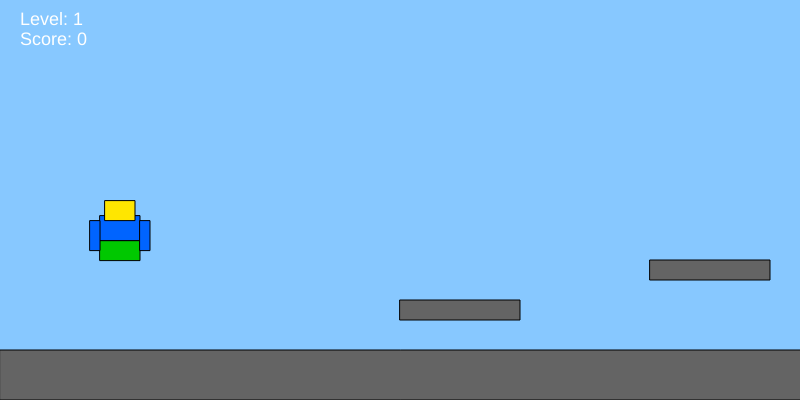
Frame 1 (no input)
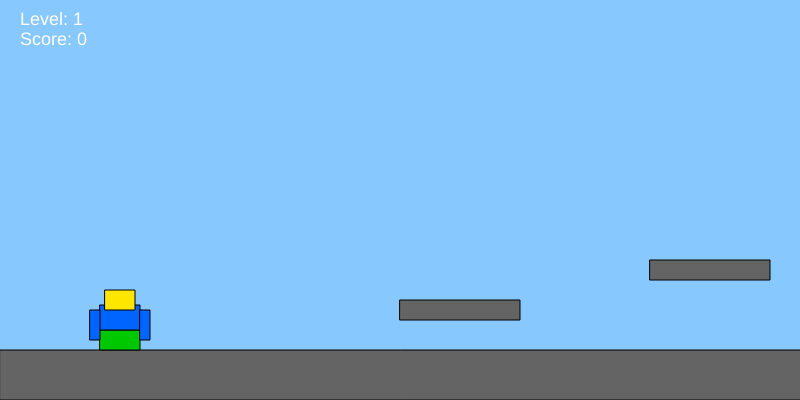
Frame 60 (no input)
Frame 120 (the mouse pressed at the canvas centre since frame 60): identical to frame 60, image omitted

The p5.js sketch that drew these frames (run headless with seeded random() and noise() and a simulated clock; from frame 60 on, the mouse is pressed at the canvas centre):

// p5.js sketch
// ── sketch.js
let player;

let gravity = 0.6;



let camX = 0;

let finished = false;

let confetti = [];



let currentLevel = 0;

let levels = [];



let platforms = [];

let coins = [];

let enemies = [];

let lavaZones = [];

let bouncePads = [];



let worldWidth = 3000;

let score = 0;



//////////////////////////////////////////////////

// SETUP

//////////////////////////////////////////////////



function setup() {

  createCanvas(800, 400);



  player = {

    x: 100,

    y: 200,

    w: 40,

    h: 60,

    vx: 0,

    vy: 0,

    speed: 5,

    jumpForce: -12,

    onGround: false,

    jumps: 0,

    maxJumps: 2,

    dashPower: 15

  };



  createLevels();

  loadLevel(currentLevel);

}



//////////////////////////////////////////////////

// DRAW LOOP

//////////////////////////////////////////////////



function draw() {



  // Different background per level

  if (currentLevel === 0) background(135, 200, 255);

  if (currentLevel === 1) background(255, 200, 150);

  if (currentLevel === 2) background(200, 150, 255);

  if (currentLevel === 3) background(80, 0, 120);



  if (!finished) {

    handleMovement();

    applyPhysics();

    checkCollisions();

    checkCoins();

    checkEnemies();

    checkLava();

    checkBouncePads();

  }



  camX = constrain(player.x - width / 2, 0, worldWidth - width);



  push();

  translate(-camX, 0);



  drawWorld();

  drawCoins();

  drawEnemies();



  drawPlayer();



  pop();



  drawUI();



  if (finished) {

    updateConfetti();

    drawWinScreen();

  }



  checkFinish();

}



//////////////////////////////////////////////////

// LEVELS

//////////////////////////////////////////////////



function createLevels() {



  levels = [



    //////////////////////////////////////////////////////

    // 🌱 LEVEL 1 — Long Beginner

    //////////////////////////////////////////////////////

    {

      worldWidth: 3000,

      platforms: [

        { x: 0, y: 350, w: 3000, h: 50 },



        { x: 400, y: 300, w: 120, h: 20 },

        { x: 650, y: 260, w: 120, h: 20 },

        { x: 900, y: 220, w: 120, h: 20 },

        { x: 1150, y: 260, w: 120, h: 20 },

        { x: 1400, y: 220, w: 120, h: 20 },

        { x: 1700, y: 260, w: 120, h: 20 },

        { x: 2000, y: 220, w: 120, h: 20 },

        { x: 2300, y: 260, w: 120, h: 20 },

        { x: 2600, y: 220, w: 150, h: 20 }

      ],

      coins: [

        { x: 920, y: 180 },

        { x: 2020, y: 180 }

      ],

      enemies: [],

      lava: [],

      bounce: []

    },



    //////////////////////////////////////////////////////

    // 🚀 LEVEL 2 — Moving + Lava + Bounce

    //////////////////////////////////////////////////////

    {

      worldWidth: 3500,

      platforms: [

        { x: 0, y: 350, w: 3500, h: 50 },



        { x: 500, y: 300, w: 120, h: 20, startX: 500, range: 120 },

        { x: 900, y: 240, w: 120, h: 20 },

        { x: 1300, y: 200, w: 120, h: 20 },

        { x: 1800, y: 250, w: 120, h: 20 },

        { x: 2200, y: 200, w: 120, h: 20 },

        { x: 2600, y: 240, w: 120, h: 20 },

        { x: 3000, y: 180, w: 150, h: 20 }

      ],

      coins: [{ x: 1320, y: 160 }],

      enemies: [],

      lava: [

        { x: 1100, y: 340, w: 120, h: 10 },

        { x: 2400, y: 340, w: 140, h: 10 }

      ],

      bounce: [

        { x: 1600, y: 330, w: 60, h: 20 }

      ]

    },



    //////////////////////////////////////////////////////

    // 🔥 LEVEL 3 — Harder + Enemies

    //////////////////////////////////////////////////////

    {

      worldWidth: 4000,

      platforms: [

        { x: 0, y: 350, w: 4000, h: 50 },



        { x: 600, y: 300, w: 100, h: 20 },

        { x: 850, y: 250, w: 100, h: 20 },

        { x: 1100, y: 200, w: 100, h: 20 },

        { x: 1400, y: 170, w: 100, h: 20 },



        { x: 2000, y: 260, w: 100, h: 20 },

        { x: 2400, y: 220, w: 100, h: 20 },

        { x: 2800, y: 180, w: 100, h: 20 },

        { x: 3200, y: 220, w: 120, h: 20 }

      ],

      coins: [{ x: 2820, y: 140 }],

      enemies: [

        { x: 1700, y: 310, w: 40, h: 40, dir: 1 },

        { x: 3000, y: 310, w: 40, h: 40, dir: 1 }

      ],

      lava: [

        { x: 1750, y: 340, w: 120, h: 10 }

      ],

      bounce: []

    },



    //////////////////////////////////////////////////////

    // 👑 LEVEL 4 — Boss Arena Style

    //////////////////////////////////////////////////////

    {

      worldWidth: 4500,

      platforms: [

        { x: 0, y: 350, w: 4500, h: 50 },



        // Tower climb

        { x: 600, y: 300, w: 100, h: 20 },

        { x: 750, y: 260, w: 100, h: 20 },

        { x: 900, y: 220, w: 100, h: 20 },

        { x: 1050, y: 180, w: 100, h: 20 },



        { x: 1500, y: 260, w: 100, h: 20 },

        { x: 1800, y: 200, w: 100, h: 20 },

        { x: 2100, y: 150, w: 100, h: 20 },

        { x: 2600, y: 220, w: 120, h: 20 },

        { x: 3200, y: 180, w: 120, h: 20 },

        { x: 3800, y: 150, w: 150, h: 20 }

      ],

      coins: [],

      enemies: [

        { x: 2300, y: 310, w: 40, h: 40, dir: 1 },

        { x: 3500, y: 310, w: 40, h: 40, dir: 1 }

      ],

      lava: [

        { x: 1200, y: 340, w: 200, h: 10 },

        { x: 2900, y: 340, w: 200, h: 10 }

      ],

      bounce: [

        { x: 1400, y: 330, w: 60, h: 20 }

      ]

    }



  ];

}



function loadLevel(i) {

  let level = levels[i];



  platforms = level.platforms;

  coins = level.coins.map(c => ({ ...c, collected: false }));

  enemies = level.enemies;

  lavaZones = level.lava;

  bouncePads = level.bounce;



  worldWidth = level.worldWidth;



  player.x = 100;

  player.y = 200;

  player.vx = 0;

  player.vy = 0;

  score = 0;

  finished = false;

  confetti = [];

}



//////////////////////////////////////////////////

// PHYSICS + MOVEMENT

//////////////////////////////////////////////////



function handleMovement() {

  player.vx = 0;

  if (keyIsDown(65)) player.vx = -player.speed;

  if (keyIsDown(68)) player.vx = player.speed;

}



function applyPhysics() {

  player.vy += gravity;

  player.x += player.vx;

  player.y += player.vy;

  player.onGround = false;



  if (player.y > height + 200) resetPlayer();

}



function keyPressed() {

  if (key === 'w' || key === 'W') {

    if (player.jumps < player.maxJumps) {

      player.vy = player.jumpForce;

      player.jumps++;

    }

  }



  if (key === ' ') {

    if (player.vx > 0) player.vx = player.dashPower;

    else if (player.vx < 0) player.vx = -player.dashPower;

  }

}



function checkCollisions() {

  for (let p of platforms) {



    if (p.range) {

      p.x = p.startX + sin(frameCount * 0.05) * p.range;

    }



    if (

      player.x < p.x + p.w &&

      player.x + player.w > p.x &&

      player.y < p.y + p.h &&

      player.y + player.h > p.y

    ) {

      if (player.vy > 0) {

        player.y = p.y - player.h;

        player.vy = 0;

        player.onGround = true;

        player.jumps = 0;

      }

    }

  }

}



//////////////////////////////////////////////////

// GAME LOGIC

//////////////////////////////////////////////////



function checkCoins() {

  for (let c of coins) {

    if (!c.collected &&

        player.x < c.x + 20 &&

        player.x + player.w > c.x &&

        player.y < c.y + 20 &&

        player.y + player.h > c.y) {

      c.collected = true;

      score++;

    }

  }

}



function checkEnemies() {

  for (let e of enemies) {

    e.x += e.dir * 2;

    if (e.x < 1500 || e.x > 3800) e.dir *= -1;



    if (

      player.x < e.x + e.w &&

      player.x + player.w > e.x &&

      player.y < e.y + e.h &&

      player.y + player.h > e.y

    ) resetPlayer();

  }

}



function checkLava() {

  for (let l of lavaZones) {

    if (

      player.x < l.x + l.w &&

      player.x + player.w > l.x &&

      player.y < l.y + l.h &&

      player.y + player.h > l.y

    ) resetPlayer();

  }

}



function checkBouncePads() {

  for (let b of bouncePads) {

    if (

      player.x < b.x + b.w &&

      player.x + player.w > b.x &&

      player.y + player.h > b.y &&

      player.y + player.h < b.y + b.h + 10

    ) {

      player.vy = -20;

    }

  }

}



function resetPlayer() {

  player.x = 100;

  player.y = 200;

  player.vx = 0;

  player.vy = 0;

  score = 0;

}



//////////////////////////////////////////////////

// DRAWING

//////////////////////////////////////////////////



function drawWorld() {

  fill(100);

  for (let p of platforms) rect(p.x, p.y, p.w, p.h);



  fill(255, 0, 0);

  for (let l of lavaZones) rect(l.x, l.y, l.w, l.h);



  fill(0, 255, 0);

  for (let b of bouncePads) rect(b.x, b.y, b.w, b.h);



  fill(255, 215, 0);

  rect(worldWidth - 100, 250, 20, 100);

}



function drawCoins() {

  fill(255, 223, 0);

  for (let c of coins)

    if (!c.collected) ellipse(c.x + 10, c.y + 10, 20);

}



function drawEnemies() {

  fill(200, 0, 200);

  for (let e of enemies) rect(e.x, e.y, e.w, e.h);

}



function drawPlayer() {

  let walking = abs(player.vx) > 0 && player.onGround;

  let armSwing = walking ? sin(frameCount * 0.3) * 10 : 0;



  fill(0, 200, 0);

  rect(player.x, player.y + 40, player.w, 20);



  fill(0, 100, 255);

  rect(player.x, player.y + 15, player.w, 25);



  rect(player.x - 10, player.y + 20 + armSwing, 10, 30);

  rect(player.x + player.w, player.y + 20 - armSwing, 10, 30);



  fill(255, 230, 0);

  rect(player.x + 5, player.y, player.w - 10, 20);

}



function drawUI() {

  fill(255);

  textSize(18);

  text("Level: " + (currentLevel + 1), 20, 25);

  text("Score: " + score, 20, 45);

}



//////////////////////////////////////////////////

// LEVEL COMPLETE

//////////////////////////////////////////////////



function checkFinish() {

  if (player.x > worldWidth - 120 && !finished) {



    finished = true;



    for (let i = 0; i < 150; i++) {

      confetti.push({

        x: random(width),

        y: random(-200, 0),

        size: random(4, 8),

        color: color(random(255), random(255), random(255)),

        speed: random(2, 6)

      });

    }



    setTimeout(() => {

      currentLevel++;

      if (currentLevel >= levels.length) currentLevel = 0;

      loadLevel(currentLevel);

    }, 1500);

  }

}



function updateConfetti() {

  for (let c of confetti) {

    fill(c.color);

    rect(c.x, c.y, c.size, c.size);

    c.y += c.speed;

  }

}



function drawWinScreen() {

  fill(0, 0, 0, 150);

  rect(0, 0, width, height);



  textAlign(CENTER, CENTER);

  textSize(40);

  fill(255);

  text("LEVEL COMPLETE!", width / 2, height / 2);

}
// ── style.css
html, body {
  margin: 0;
  padding: 0;
}
canvas {
  display: block;
}


  .student-text {
    margin: 24px auto;
    max-width: 800px;
    padding: 16px;
    line-height: 1.6;
    background: #f5f5f5;
    color: #222;
    border-radius: 8px;
        font-family: "Silkscreen", monospace;
  }

    .kleki-image {
    width: 100%;
    max-width: 700px;
    height: auto;
    border-radius: 8px;
  }
